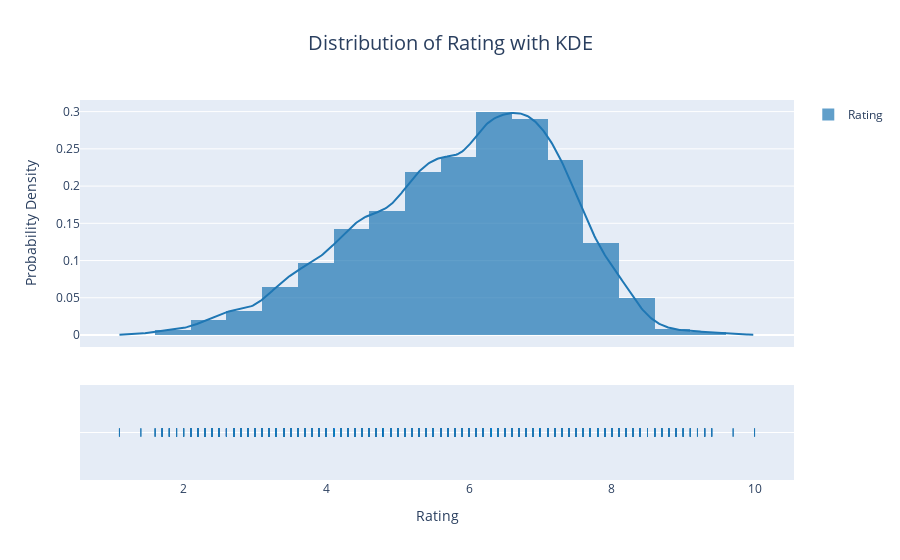

Notebook source saved alongside this figure:
### Code cell
import plotly.figure_factory as ff  

# Create the histogram with KDE overlay  
hist_data = data['Rating'].dropna()  # Make sure to drop NaN values  
fig = ff.create_distplot([hist_data], ['Rating'], bin_size=0.5, curve_type='kde')  

# Update layout  
fig.update_layout(  
    title='Distribution of Rating with KDE',  
    title_x=0.5,  
    title_pad=dict(t=20),  
    title_font=dict(size=20),  
    xaxis_title='Rating',  
    yaxis_title='Probability Density'  
)  

# Show the plot  
fig.show()

### Figure 1 — Plotly figure (JSON) as saved in the notebook; plotly's stock layout.template omitted (floating-point values rounded to 4 significant figures; data arrays with more than 128 entries replaced by an {"elided": "..."} marker saying what was removed)
{"data": [{"histnorm": "probability density", "legendgroup": "Rating", "marker": {"color": "rgb(31, 119, 180)"}, "name": "Rating", "opacity": 0.7, "type": "histogram", "x": {"elided": "11979 float values"}, "xaxis": "x", "xbins": {"end": 10, "size": 0.5, "start": 1.1}, "yaxis": "y"}, {"legendgroup": "Rating", "marker": {"color": "rgb(31, 119, 180)"}, "mode": "lines", "name": "Rating", "showlegend": false, "type": "scatter", "x": {"elided": "500 float values"}, "xaxis": "x", "y": {"elided": "500 float values"}, "yaxis": "y"}, {"legendgroup": "Rating", "marker": {"color": "rgb(31, 119, 180)", "symbol": "line-ns-open"}, "mode": "markers", "name": "Rating", "showlegend": false, "type": "scatter", "x": {"elided": "11979 float values"}, "xaxis": "x", "y": {"elided": "11979 str values"}, "yaxis": "y2"}], "layout": {"autosize": true, "barmode": "overlay", "hovermode": "closest", "legend": {"traceorder": "reversed"}, "title": {"font": {"size": 20}, "pad": {"t": 20}, "text": "Distribution of Rating with KDE", "x": 0.5}, "xaxis": {"anchor": "y2", "autorange": true, "domain": [0, 1], "range": [0.5595, 10.54], "title": {"text": "Rating"}, "type": "linear", "zeroline": false}, "yaxis": {"anchor": "free", "autorange": true, "domain": [0.35, 1], "position": 0, "range": [-0.01612, 0.3156], "title": {"text": "Probability Density"}, "type": "linear"}, "yaxis2": {"anchor": "x", "autorange": true, "domain": [0, 0.25], "dtick": 1, "range": [-1, 1], "showticklabels": false, "type": "category"}}}
